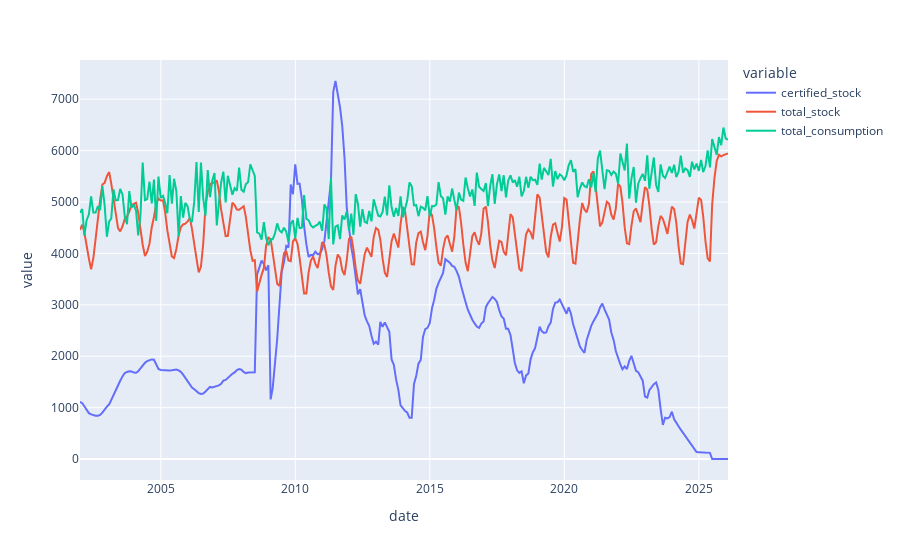

The cell this chart's notebook holds for it:
### Code cell
px.line(SND_df.groupby('date', as_index=False).mean(), x = 'date', y = ['certified_stock', 'total_stock', 'total_consumption'], title = '')

### Figure 1 — Plotly figure (JSON) as saved in the notebook; plotly's stock layout.template omitted (floating-point values rounded to 4 significant figures; data arrays with more than 128 entries replaced by an {"elided": "..."} marker saying what was removed)
{"data": [{"hovertemplate": "variable=certified_stock<br>date=%{x}<br>value=%{y}<extra></extra>", "legendgroup": "certified_stock", "line": {"color": "#636efa", "dash": "solid"}, "marker": {"symbol": "circle"}, "mode": "lines", "name": "certified_stock", "orientation": "v", "showlegend": true, "type": "scatter", "x": {"elided": "290 str values"}, "xaxis": "x", "y": {"elided": "290 float values"}, "yaxis": "y"}, {"hovertemplate": "variable=total_stock<br>date=%{x}<br>value=%{y}<extra></extra>", "legendgroup": "total_stock", "line": {"color": "#EF553B", "dash": "solid"}, "marker": {"symbol": "circle"}, "mode": "lines", "name": "total_stock", "orientation": "v", "showlegend": true, "type": "scatter", "x": {"elided": "290 str values"}, "xaxis": "x", "y": {"elided": "290 float values"}, "yaxis": "y"}, {"hovertemplate": "variable=total_consumption<br>date=%{x}<br>value=%{y}<extra></extra>", "legendgroup": "total_consumption", "line": {"color": "#00cc96", "dash": "solid"}, "marker": {"symbol": "circle"}, "mode": "lines", "name": "total_consumption", "orientation": "v", "showlegend": true, "type": "scatter", "x": {"elided": "290 str values"}, "xaxis": "x", "y": {"elided": "290 float values"}, "yaxis": "y"}], "layout": {"legend": {"title": {"text": "variable"}, "tracegroupgap": 0}, "margin": {"t": 60}, "xaxis": {"anchor": "y", "domain": [0, 1], "title": {"text": "date"}}, "yaxis": {"anchor": "x", "domain": [0, 1], "title": {"text": "value"}}}}
